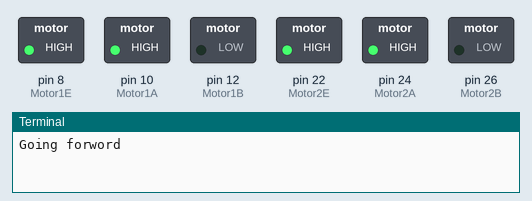
Simulated run of this program. Board: Raspberry Pi (header pin numbers). Parts: switched loads named in the program (green lamp = pin HIGH), the last lines printed to the terminal. At 25.0 s the program stops and its outputs stay as they are.

Above: at 0.1 s.
At 5.1 s:
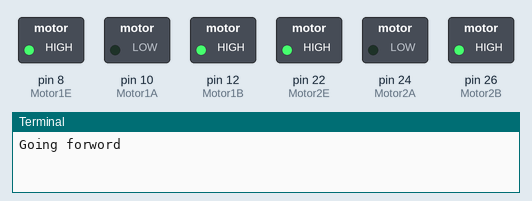
At 10.1 s:
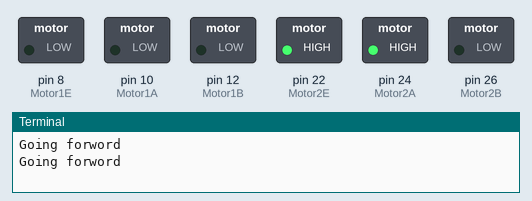
At 15.1 s:
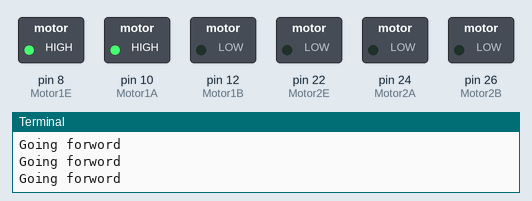
At 20.1 s:
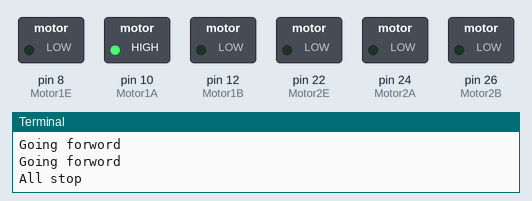
Timing chart, 0 to 21.6 s (numbered marks = the images above):
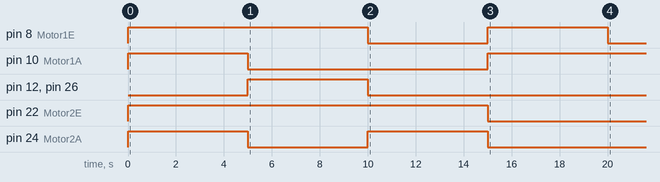

The program:

motion_vector_pi.py
```python
#!/usr/bin/env python

import RPi.GPIO as GPIO
from time import sleep


class Motion_vector():
    def __init__(self):

        GPIO.setmode(GPIO.BOARD)

        self.Motor1A = 10
        self.Motor1B = 12
        self.Motor1E = 8

        self.Motor2A = 24
        self.Motor2B = 26
        self.Motor2E = 22

        GPIO.setup(self.Motor1A,GPIO.OUT)
        GPIO.setup(self.Motor1B,GPIO.OUT)
        GPIO.setup(self.Motor1E,GPIO.OUT)

        GPIO.setup(self.Motor2A,GPIO.OUT)
        GPIO.setup(self.Motor2B,GPIO.OUT)
        GPIO.setup(self.Motor2E,GPIO.OUT)
    def forword(self):
        print("Going forword")
        GPIO.output(self.Motor1A,GPIO.HIGH)
        GPIO.output(self.Motor1B,GPIO.LOW)
        GPIO.output(self.Motor1E,GPIO.HIGH)

        GPIO.output(self.Motor2A,GPIO.HIGH)
        GPIO.output(self.Motor2B,GPIO.LOW)
        GPIO.output(self.Motor2E,GPIO.HIGH)

    def backword(self):
        GPIO.output(self.Motor1A,GPIO.LOW)
        GPIO.output(self.Motor1B,GPIO.HIGH)
        GPIO.output(self.Motor1E,GPIO.HIGH)

        GPIO.output(self.Motor2A,GPIO.LOW)
        GPIO.output(self.Motor2B,GPIO.HIGH)
        GPIO.output(self.Motor2E,GPIO.HIGH)
    def left(self):
        print("Going forword")
        GPIO.output(self.Motor1A,GPIO.HIGH)
        GPIO.output(self.Motor1B,GPIO.LOW)
        GPIO.output(self.Motor1E,GPIO.HIGH)

        GPIO.output(self.Motor2A,GPIO.LOW)
        GPIO.output(self.Motor2B,GPIO.LOW)
        GPIO.output(self.Motor2E,GPIO.LOW)

    def right(self):
        print("Going forword")
        GPIO.output(self.Motor1A,GPIO.LOW)
        GPIO.output(self.Motor1B,GPIO.LOW)
        GPIO.output(self.Motor1E,GPIO.LOW)

        GPIO.output(self.Motor2A,GPIO.HIGH)
        GPIO.output(self.Motor2B,GPIO.LOW)
        GPIO.output(self.Motor2E,GPIO.HIGH)
    def all_stop(self):
        print("All stop")
        GPIO.output(self.Motor1E,GPIO.LOW)
        GPIO.output(self.Motor2E,GPIO.LOW)

m_v = Motion_vector()
m_v.forword()
sleep(5)
m_v.backword()
sleep(5)
m_v.right()
sleep(5)
m_v.left()
sleep(5)
m_v.all_stop()
sleep(5)
```

Measured:
- by itself, pin 8 (Motor1E): LOW → HIGH at 0.00 s, → LOW 10.0 s later, → HIGH 5.0 s later, → LOW 5.0 s later
- by itself, pin 10 (Motor1A): LOW → HIGH at 0.00 s, → LOW 5.0 s later, → HIGH 10.0 s later
- by itself, pin 12 (Motor1B), pin 26 (Motor2B): LOW → HIGH at 5.0 s, → LOW 5.0 s later
- by itself, pin 22 (Motor2E): LOW → HIGH at 0.00 s, → LOW 15.0 s later
- by itself, pin 24 (Motor2A): alternates HIGH for 5.0 s and LOW for 5.0 s, 4 changes in all, then stays LOW
